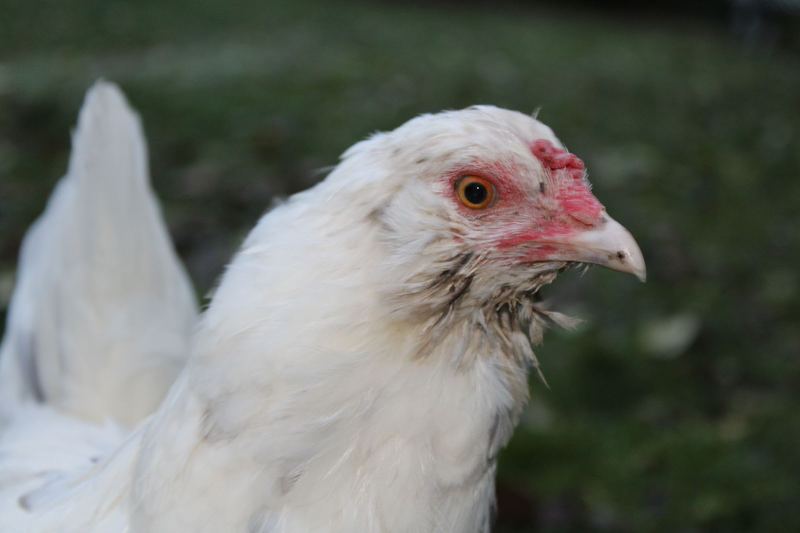
#> input picture analog/input.png, 1600 x 1066 px (shown at 1/2 size)
$ python test.py
#> lines starting #> are read from the running program, lines starting #| are printed output that depends on the picture
#> further down, image is the input picture: PIL image 1600x1066 RGB; mean R, G, B 105.3, 108.8, 101.9
### analog/sstv.py
from PIL import Image
from PIL import ImageDraw, ImageFont
import pysstv.grayscale
import pysstv.color

#you can run .write_wav("file location") on what these functions return
#you need to pass these functions a PIL image.

def image_monkey_buisness(image, callsign, w, h):
#> called with callsign = 'KO6MUM', w = 320, h = 256
	image.thumbnail((w, h)) #downsizes the image
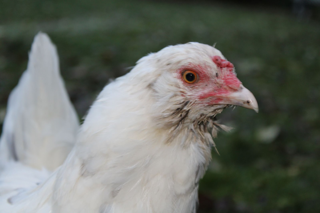
#> image: PIL image 320x213 RGB; mean R, G, B 105.4, 109, 102
	newbg = Image.new('RGB', (w, h)) #make a new image
#> newbg: PIL image 320x256 RGB; every value is 0
	print(f"Image is {image.width} by {image.height}")
#| Image is 320 by 213
	imgwidth = image.width
#> imgwidth = 320
	imgheight = image.height
#> imgheight = 213
	newbg.paste(image, ((w//2)-(imgwidth//2), ((h//2)-(imgheight//2)))) #paste image ontop of the new one
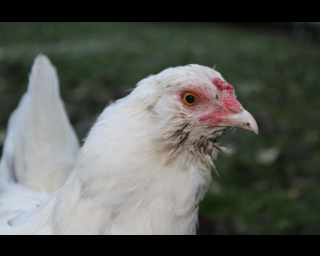
#> newbg: PIL image 320x256 RGB; mean R, G, B 87.7, 90.7, 84.8
	txtoverlay = ImageDraw.Draw(newbg)
	txtoverlay.text((5, -7), str(callsign), fill=(255, 255, 255), font=ImageFont.load_default(size=30), stroke_width=1, stroke_fill=(0, 0, 0))
	return newbg

def Robot36(image, callsign):
	newbg = image_monkey_buisness(image, callsign, 320, 256)
#> (the run stopped early here; a loop or call above may not have finished)
